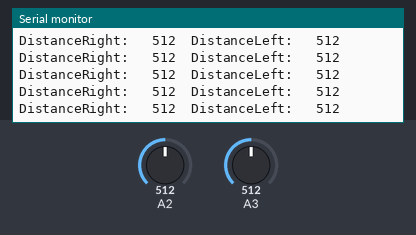
Recording of a sketch running on a simulated Arduino Uno, built with avr-gcc and run on an emulated ATmega328P. Parts: the last lines printed to the serial monitor. The inputs (shaded band) are chosen by the test bench; at power-on: A2 = 512, A3 = 512.

Above: at 1.2 s.
1.3 s: A2 set to 110
At 1.33 s:
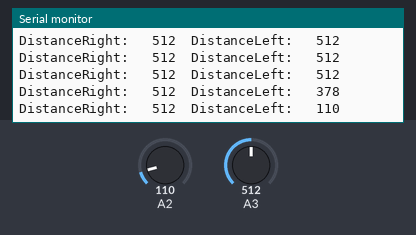
4.3 s: A2 set to 91
At 4.3 s:
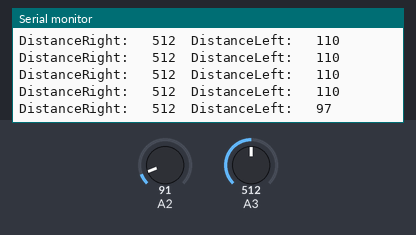
7.3 s: A3 set to 109
At 7.31 s:
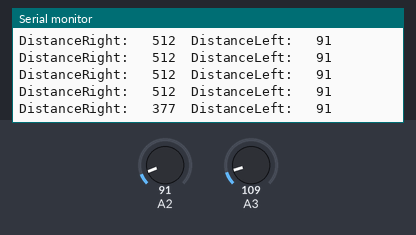
10.3 s: A3 set to 93
At 10.32 s:
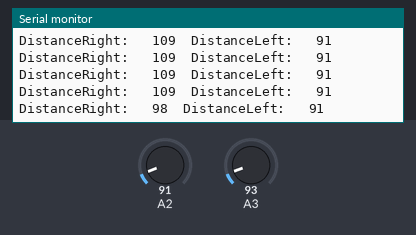
14.8 s: A2 set to 993
At 14.81 s:
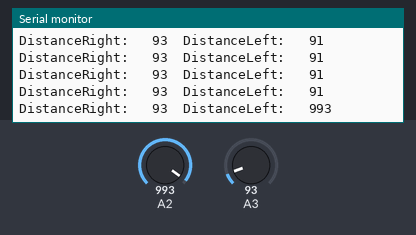
16.3 s: A2 set to 1011
At 16.34 s:
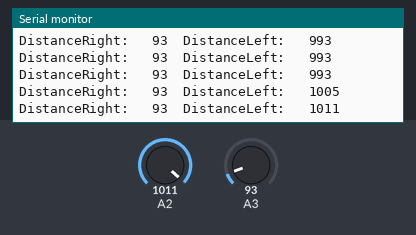
Timing chart, 0 to 19.3 s (numbered marks = the images above; inputs shaded):
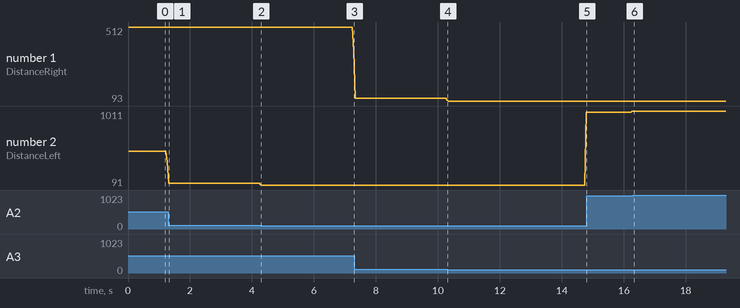

The sketch:

InfraRedSensorTesting.ino
```cpp
/** Arduino Car System: infrared sensor testing
 */

//////////////////////////////////////////////// INITIALIZATION /////////////////////////////////////////////////

int sample;
#define leftIRsensor A2
#define rightIRsensor A3


//////////////////////////////////////////// FUNCTION DEFINITIONS //////////////////////////////////////////////

/* This function returns the average of the last <samples> readings of the voltage over <pin>. */
float sampleVoltage(int pin, int samples) {
  float average = 0;
  int i;

  for (i = 0; i < samples; i++) {
    average += analogRead(pin);
    delay(8);
  }

  return average/samples;
}


/* These functions return the distance measured by either of the IR sensors on the front of the car.
 * This is a value between 3 and 40 cm - it doesn't work properly outside of this range */
//int checkDistanceLeft() {return (12000.0 / sampleVoltage(leftIRsensor) - 3.5);}
//int checkDistanceRight() {return (12000.0 / sampleVoltage(rightIRsensor) - 3.5);}
int checkDistanceLeft() {return sampleVoltage(leftIRsensor,3);}
int checkDistanceRight() {return sampleVoltage(rightIRsensor,3);}


/* This function feeds sensor data to the serial port. This report is visible by going to Tools->Serial Monitor, while the
 * Arduino is hooked up and running. */
void report() {
  Serial.print("DistanceLeft: \t"); Serial.print(checkDistanceLeft()); Serial.println("\t");
  Serial.print("DistanceRight: \t");Serial.print(checkDistanceRight()); Serial.print("\t");
}


/////////////////////////////////////////// ARDUINO STARTUP FUNCTION ////////////////////////////////////////////

/* This function will be ran by the Arduino once at startup. */
void setup() {
  Serial.begin(9600); // opens serial port, sets data rate to 9600 bps
}


////////////////////////////////////////// ARDUINO CONTINUOUS FUNCTION //////////////////////////////////////////

/* This function will be run continiuously by the Arduino after it has run the setup() function. */
void loop() {
  report();
}
```

Measured:
- after the input at 1.3 s, the serial monitor: prints a new line at once (image 1)
- after the input at 10.3 s, the serial monitor: prints a new line at once (image 4)
- after the input at 16.3 s, the serial monitor: prints a new line at once (image 6)
- plotted number 1: 512 → 377 after the input at 4.3 s, 377 → 109 after the input at 7.3 s, 109 → 93 after the input at 10.3 s
- plotted number 2: 378 → 97 after the input at 1.3 s, 97 → 91 after the input at 4.3 s, 91 → 993 after the input at 10.3 s, 993 → 1005 after the input at 14.8 s, 1005 → 1011 after the input at 16.3 s
